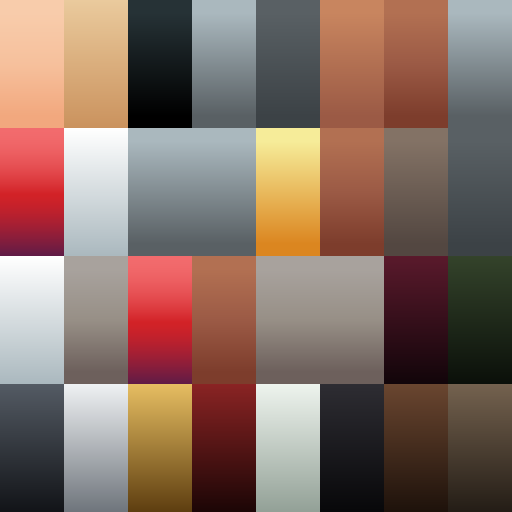
#> input picture assets/kaykit/weapons/dark_texture.png, 1024 x 1024 px (shown at 1/2 size)
$ python dark_swatches.py
#> lines starting #> are read from the running program, lines starting #| are printed output that depends on the picture
"""Paints the uniques' colors into spare swatches of weapons/dark_texture.png
and its metal/roughness mask, the way the other dark swatches are painted:
light at the top of the cell, falling to under a third of that at the bottom.

    python3 tools/art/dark_swatches.py   (plain Python + Pillow)

Cells are (column, row) of the 8x4 grid, as SWATCH in kk_mesh.py and
make_hero_body.py name them; these were filler before.
"""
import os

from PIL import Image

ROOT = os.path.dirname(os.path.dirname(os.path.dirname(os.path.abspath(__file__))))
TEX = os.path.join(ROOT, "assets", "kaykit", "weapons", "dark_texture.png")
MASK = os.path.join(ROOT, "assets", "kaykit", "weapons", "dark_texture_mask.png")

# name: (cell, top color, (metalness, roughness))
NEW = {
    "violet": ((2, 1), (132, 70, 190), (0, 210)),   # the Hexer's: the gown, the scepter's stone
    "frost": ((3, 1), (200, 232, 250), (150, 70)),  # the Rime's ice, the wraith's pale blue
    "ember": ((2, 2), (255, 140, 48), (0, 200)),    # the Cinder's coals, Emberheart
    "verdant": ((3, 2), (120, 180, 64), (0, 220)),  # the Thorn's leaves and seed
    "bark": ((4, 2), (104, 82, 60), (0, 245)),     # the Thorn's bark
}


def paint() -> None:
    tex = Image.open(TEX).convert("RGBA")
#> tex is the input picture: PIL image 1024x1024 RGBA; mean R, G, B, A 134.1, 109.1, 98.5, 255
    mask = Image.open(MASK).convert("RGBA")
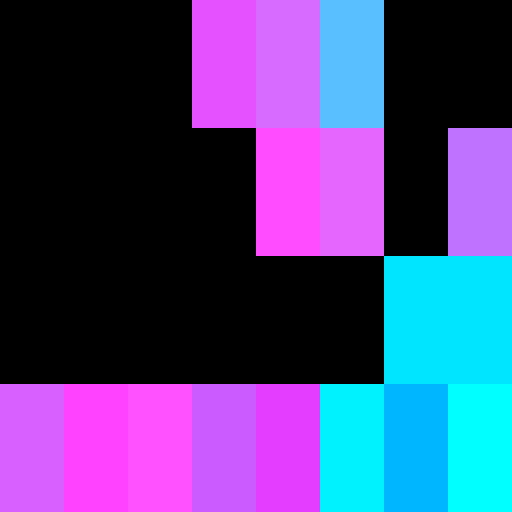
#> input picture assets/kaykit/weapons/dark_texture_mask.png, 1024 x 1024 px (shown at 1/2 size)
#> mask is the input picture: PIL image 1024x1024 RGBA; mean R, G, B, A 74, 68.9, 127.5, 255
    cw, ch = tex.width // 8, tex.height // 4
#> cw = 128; ch = 256
    for (c, r), top, (metal, rough) in NEW.values():
        for y in range(ch):
            f = 1.0 - 0.71 * y / (ch - 1)
            col = tuple(int(round(v * f)) for v in top) + (255,)
            for x in range(cw):
                tex.putpixel((c * cw + x, r * ch + y), col)
                mask.putpixel((c * cw + x, r * ch + y), (metal, rough, 255, 255))
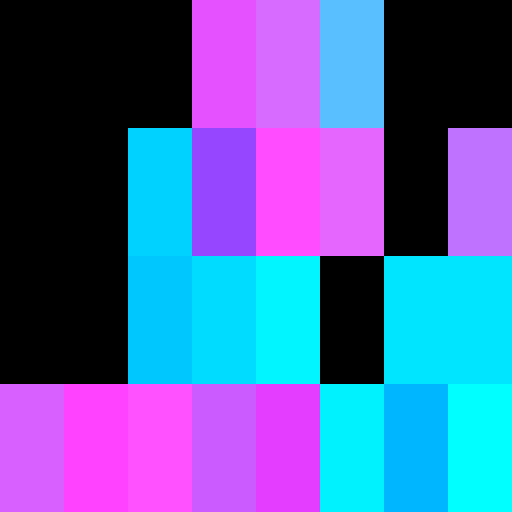
#> mask: PIL image 1024x1024 RGBA (shown at 1/2 size); mean R, G, B, A 78.7, 98.4, 167.3, 255
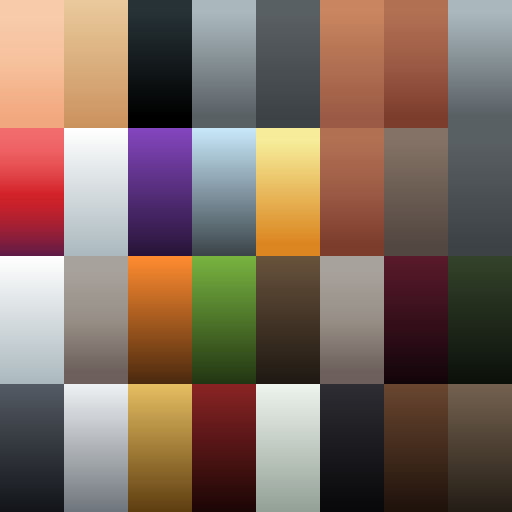
#> tex: PIL image 1024x1024 RGBA (shown at 1/2 size); mean R, G, B, A 126.9, 105.8, 93.6, 255
    tex.save(TEX)
    mask.save(MASK)


if __name__ == "__main__":
    paint()
